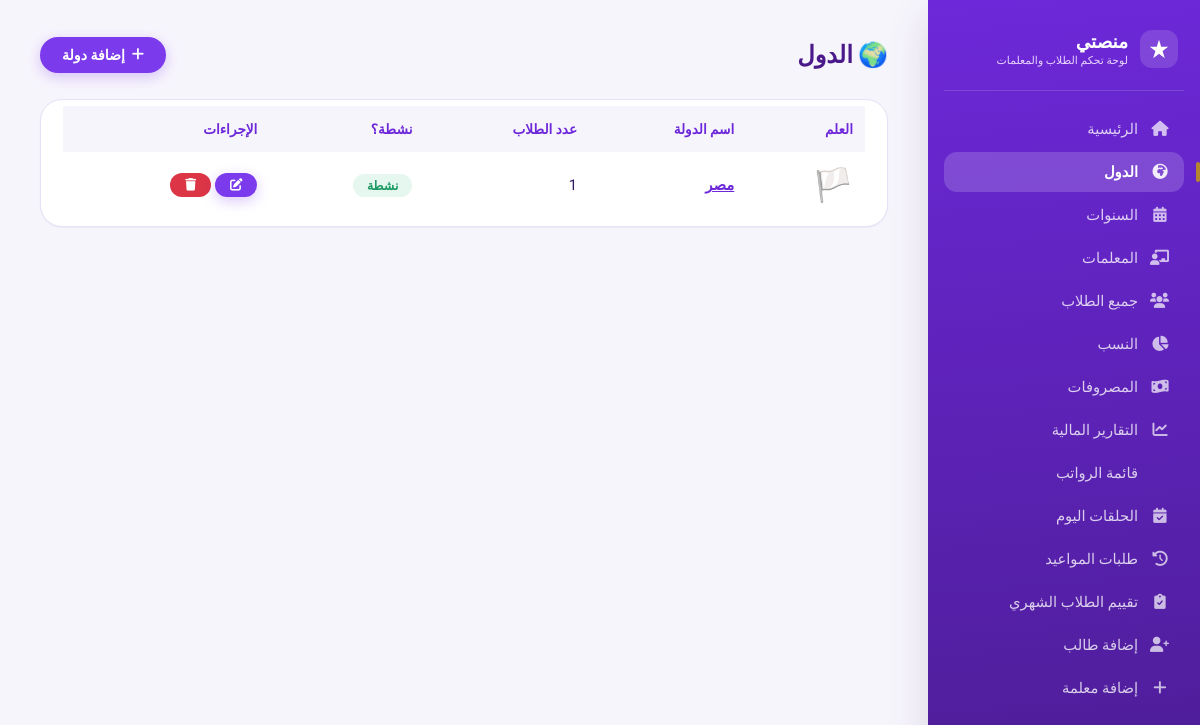
/countries/ (signed in), run on the app's committed database.
### core/models.py (models this page shows, shortened)
class Country(models.Model):
    name = models.CharField(max_length=100, unique=True, verbose_name="اسم الدولة")
    flag_icon = models.CharField(max_length=50, default='🏳️', verbose_name="أيقونة العلم")
    is_active = models.BooleanField(default=True, verbose_name="نشط")
    class Meta:
        verbose_name = "دولة"
        verbose_name_plural = "الدول"
        ordering = ['name']

### core/views.py (the view)
# urls.py: path('countries/', views.countries_list, name='countries_list'),
@staff_member_required
def countries_list(request):
    countries = Country.objects.all()
    return render(request, 'core/countries_list.html', {'countries': countries})

### templates/core/countries_list.html (shortened to what this page needs)
{% extends 'core/base.html' %}
{% block content %}
<div class="flex" style="justify-content: space-between; flex-wrap: wrap;">
    <h2 style="color: #4a1a8a;">🌍 الدول</h2>
    <a href="{% url 'add_country' %}" class="btn btn-primary"><i class="fas fa-plus"></i> إضافة دولة</a>
</div>
<div class="table-container">
    <table>
        <thead><tr><th>العلم</th><th>اسم الدولة</th><th>عدد الطلاب</th><th>نشطة؟</th><th>الإجراءات</th></tr></thead>
        <tbody>
            {% for country in countries %}
            <tr>
                <td style="font-size: 2rem;">{{ country.flag_icon }}</td>
                <td><a href="{% url 'country_students' country.id %}" style="color:#6d28d9; font-weight:700;">{{ country.name }}</a></td>
                <td>{{ country.students.count }}</td>
                <td>{% if country.is_active %}<span class="status-active">نشطة</span>{% else %}<span class="status-inactive">متوقفة</span>{% endif %}</td>
                <td>
                    <a href="{% url 'edit_country' country.id %}" class="btn btn-primary btn-sm"><i class="fas fa-edit"></i></a>
                    <a href="{% url 'delete_country' country.id %}" class="btn btn-danger btn-sm"><i class="fas fa-trash"></i></a>
                </td>
            </tr>
            {% empty %}
            <tr><td colspan="5" style="text-align:center;">لا توجد دول مضافة.</td></tr>
            {% endfor %}
        </tbody>
    </table>
</div>
{% endblock %}

### templates/core/base.html (style rules this page uses)
:root { --violet-50: #F7F5FC; --violet-100: #EEE9FA; --violet-200: #DDD3F5; --violet-400: #A78BFA; --violet-500: #8B5CF6; --violet-600: #7C3AED; --violet-700: #6D28D9; --ink: #33195E; --ink-muted: #746A93; --gold: #B4872E; --gold-soft: #FBF2E2; --green: #1D9A63; --green-soft: #E5F7EE; --red: #DC3545; --red-soft: #FDEBEC; --amber: #B87F16; --amber-soft: #FCF3DC; --paper: #FFFFFF; --page-bg: var(--violet-50); --border: #E7E1F5; --radius-sm: 10px; --radius-md: 16px; --radius-lg: 22px; --radius-pill: 999px; --shadow-sm: 0 1px 2px rgba(51, 25, 94, 0.06); --shadow-md: 0 8px 24px rgba(51, 25, 94, 0.08); --shadow-lg: 0 16px 40px rgba(51, 25, 94, 0.14); --font-display: 'Cairo', sans-serif; --font-body: 'Tajawal', sans-serif; }
* { margin: 0; padding: 0; box-sizing: border-box; }
body { font-family: var(--font-body); background: var(--page-bg); color: var(--ink); display: flex; min-height: 100vh; -webkit-font-smoothing: antialiased; }
h1, h2, h3, h4 { font-family: var(--font-display); }
a { color: inherit; }
.table-container { background: #fff; border-radius: var(--radius-lg); padding: 6px 22px 8px; border: 1px solid var(--border); margin-top: 22px; overflow-x: auto; box-shadow: var(--shadow-sm); }
table { width: 100%; border-collapse: collapse; font-size: 0.93rem; }
table th { background: var(--violet-50); color: var(--violet-700); padding: 15px 12px; text-align: right; font-weight: 700; font-size:0.85rem; }
table td { padding: 14px 12px; border-bottom: 1px solid #F2EEFA; vertical-align:middle; }
table tbody tr:last-child td { border-bottom:none; }
.status-active { background: var(--green-soft); color: var(--green); padding: 4px 14px; border-radius: 30px; font-weight: 700; font-size: 0.78rem; display: inline-block; }
.btn { display: inline-flex; align-items:center; gap:7px; padding: 10px 22px; border-radius: 30px; font-weight: 700; text-decoration: none; font-size: 0.88rem; transition: .18s ease; border: none; cursor: pointer; font-family: var(--font-body); }
.btn-primary { background: var(--violet-600); color: #fff; box-shadow: 0 4px 14px rgba(124,58,237,.28); }
.btn-danger { background: var(--red); color: #fff; }
.btn-sm { padding: 6px 15px; font-size: 0.78rem; }
.flex { display: flex; align-items: center; gap: 12px; flex-wrap: wrap; }

### data on the page
Country: flag_icon "🏳️", name "مصر", students.count "1", is_active "نشطة"
